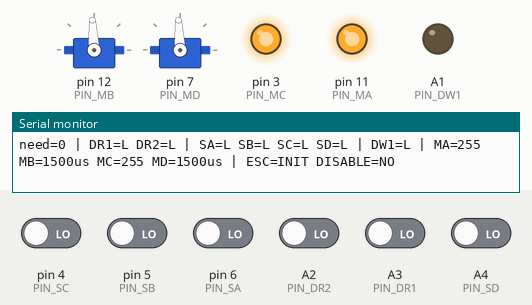
The program below on a simulated Arduino Nano, built with avr-gcc and run on an emulated ATmega328P. Shown: 2 × servo, output pins drawn as LEDs (lit = HIGH), the last lines printed to the serial monitor. Inputs (shaded band) come from the test bench; at power-on: A2 (PIN_DR2), A3 (PIN_DR1), A4 (PIN_SD), pin 4 (PIN_SC), pin 5 (PIN_SB), pin 6 (PIN_SA) LOW.

Above: at 1.2 s.
1.3 s: A4 (PIN_SD) driven HIGH
At 3.17 s:
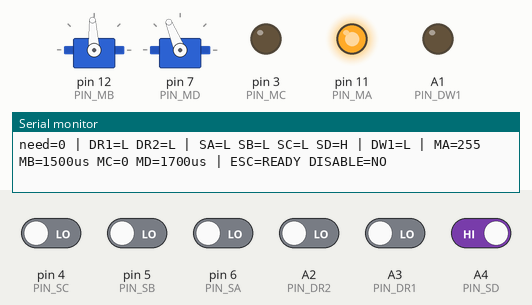
4.3 s: pin 4 (PIN_SC) driven HIGH
At 4.84 s:
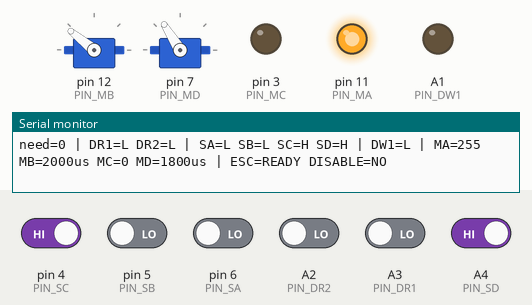
7.3 s: A3 (PIN_DR1) driven HIGH
At 7.62 s:
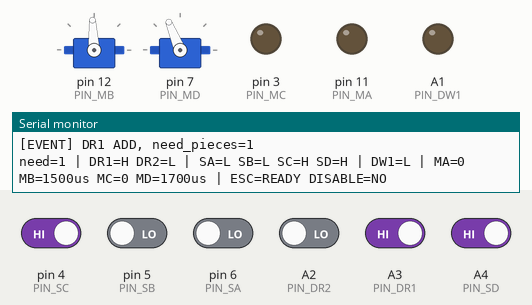
10.3 s: A4 (PIN_SD) driven LOW
At 10.8 s:
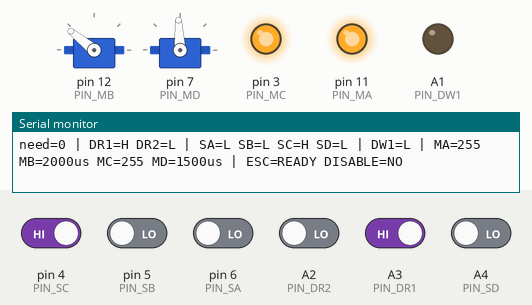
11.8 s: pin 5 (PIN_SB) driven HIGH
14.0 s: pin 6 (PIN_SA) driven HIGH
At 14.8 s:
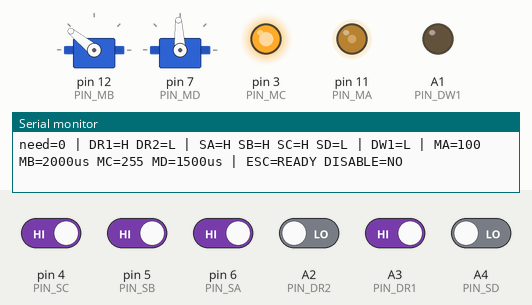
Timing chart, 0 to 16.5 s (numbered marks = the images above; inputs shaded):
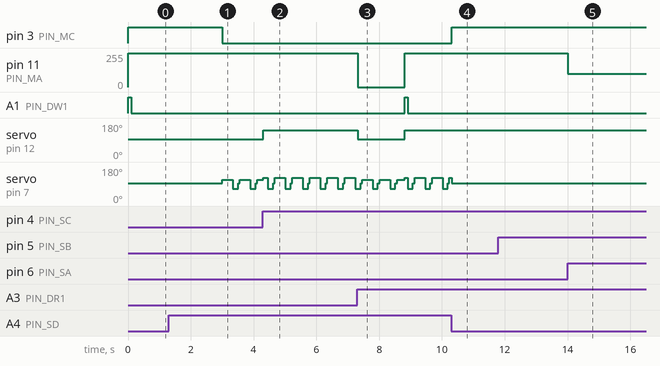

Measured:
- after the input at 1.3 s, pin 3 (PIN_MC): HIGH → LOW after 1.7 s; servo on pin 7 (PIN_MD): alternates 112° for 0.36 s and 64° for 0.17 s, starting after 1.7 s
- after the input at 4.3 s, servo on pin 12 (PIN_MB): 93° → 141° at once
- after the input at 7.3 s, pin 11 (PIN_MA): 255/255 → 0/255 at once, → 255/255 1.5 s later; A1 (PIN_DW1): LOW → HIGH after 1.5 s, → LOW 0.10 s later; servo on pin 12 (PIN_MB): 141° → 93° at once, → 141° 1.5 s later
- after the input at 10.3 s, pin 3 (PIN_MC): LOW → HIGH at once
- after the input at 14.0 s, pin 11 (PIN_MA): 255/255 → 100/255 at once

The program:

main.cpp
```cpp
#include <Arduino.h>
#include <Servo.h>
#include "config.h"

struct DebouncedInput {
    bool stableState = LOW;
    bool candidateState = LOW;
    uint8_t candidateCount = 0;
};

Servo mbEsc;
Servo mdEsc;

DebouncedInput dr1Input, dr2Input, saInput, sbInput, scInput, sdInput;

long need_pieces = 0;
unsigned long startupTime = 0;
unsigned long lastSampleTime = 0;
unsigned long lastReportTime = 0;

unsigned long feedStartTime = 0;
bool feedClearing = false;
unsigned long clearStartTime = 0;

bool systemDisabled = false;
bool dr2HighTiming = false;
bool dr2LowTiming = false;
unsigned long dr2HighStartTime = 0;
unsigned long dr2LowStartTime = 0;

// MD's cycle: forward, backward, a short stop, forward again.
enum MdPhase : uint8_t { MD_FORWARD, MD_REVERSE, MD_PAUSE };
MdPhase mdPhase = MD_FORWARD;
unsigned long mdPhaseStartTime = 0;

uint8_t maOutput = MA_STOP_PWM;
uint8_t mcOutput = MC_STOP_PWM;
int mbOutputUs = MB_STOP_US;
int mdOutputUs = MD_STOP_US;
bool dw1Output = LOW;
bool dw1PulseActive = false;
unsigned long dw1PulseStartTime = 0;
bool dw1BallWasPresent = false;
bool dw1WasEnabled = false;
bool dw1WasFiring = false;

bool readInput(uint8_t pin) {
    return digitalRead(pin) == HIGH;
}

void initializeInput(DebouncedInput &input, bool initialState) {
    input.stableState = initialState;
    input.candidateState = initialState;
    input.candidateCount = 0;
}

bool updateInput(DebouncedInput &input, bool rawState) {
    if (rawState == input.stableState) {
        input.candidateState = rawState;
        input.candidateCount = 0;
        return false;
    }

    if (rawState != input.candidateState) {
        input.candidateState = rawState;
        input.candidateCount = 1;
        return false;
    }

    if (input.candidateCount < 255) input.candidateCount++;

    if (input.candidateCount >= INPUT_CONFIRM_COUNT) {
        input.stableState = input.candidateState;
        input.candidateCount = 0;
        return true;
    }
    return false;
}

void processDr1Event(bool previousState, unsigned long now) {
    if (systemDisabled) return;

    if (previousState == LOW && dr1Input.stableState == HIGH) {
        if (need_pieces > 0) {
            // The last requested ball has not left SA yet: it is stuck. Do
            // not queue a second one (2026-11-14, Jeremy: two balls went out
            // on one press once the jam cleared); FEED_TIMEOUT_MS still
            // counts from the first request.
            Serial.println(F("[EVENT] DR1 while ball still at SA: jam, not added"));
        } else if (saInput.stableState == LOW || sbInput.stableState == LOW) {
            feedStartTime = now;
            need_pieces = 1;
            Serial.print(F("[EVENT] DR1 ADD, need_pieces="));
            Serial.println(need_pieces);
        } else {
            Serial.println(F("[EVENT] DR1 ignored: SA/SB both HIGH"));
        }
    }
}

// A ball left SA (LOW -> HIGH): that request is done, even if the next ball
// is already right behind it.
void processSaStableChange(bool previousState, unsigned long now) {
    if (previousState == LOW && saInput.stableState == HIGH && need_pieces > 0) {
        need_pieces--;
        feedStartTime = now;
        if (need_pieces == 0) {
            feedClearing = true; // MA on for CLEAR_MS more, MB still stopped
            clearStartTime = now;
        }
        Serial.print(F("[EVENT] SA ball left, need_pieces="));
        Serial.println(need_pieces);
    }
}

void updateFeedTimeout(unsigned long now) {
    if (need_pieces > 0 && now - feedStartTime >= FEED_TIMEOUT_MS) {
        need_pieces = 0;
        feedClearing = false; // stuck: stop pushing, no clear time
        Serial.println(F("[EVENT] feed timeout, need_pieces=0"));
    }
    if (feedClearing && now - clearStartTime >= CLEAR_MS) {
        feedClearing = false;
        Serial.println(F("[EVENT] clear done"));
    }
}

void updateDr2DisableLogic(unsigned long now) {
    if (!systemDisabled) {
        if (dr2Input.stableState == HIGH) {
            if (!dr2HighTiming) {
                dr2HighTiming = true;
                dr2HighStartTime = now;
            }
            if (now - dr2HighStartTime >= DR2_STOP_HIGH_TIME_MS) {
                systemDisabled = true;
                need_pieces = 0;
                feedClearing = false;
                dr2HighTiming = false;
                dr2LowTiming = false;
                Serial.println(F("[DISABLE] DR2 HIGH > 50ms"));
            }
        } else {
            dr2HighTiming = false;
        }
    } else {
        if (dr2Input.stableState == LOW) {
            if (!dr2LowTiming) {
                dr2LowTiming = true;
                dr2LowStartTime = now;
            }
            if (now - dr2LowStartTime >= DR2_RELEASE_LOW_TIME_MS) {
                systemDisabled = false;
                dr2LowTiming = false;
                dr2HighTiming = false;
                Serial.println(F("[ENABLE] DR2 LOW > 50ms"));
            }
        } else {
            dr2LowTiming = false;
        }
    }
}

void sampleInputs(unsigned long now) {
    bool previousState = saInput.stableState;
    if (updateInput(saInput, readInput(PIN_SA))) {
        processSaStableChange(previousState, now);
    }

    updateInput(sbInput, readInput(PIN_SB));
    updateInput(scInput, readInput(PIN_SC));
    updateInput(sdInput, readInput(PIN_SD));
    updateInput(dr2Input, readInput(PIN_DR2));

    previousState = dr1Input.stableState;
    if (updateInput(dr1Input, readInput(PIN_DR1))) {
        processDr1Event(previousState, now);
    }

    updateFeedTimeout(now);
}

// DW1 -> Mega A14: one 100 ms pulse per ball (Mega counts rising edges).
// Pulse when a ball arrives at SA/SB while enabled, or on enable with a ball already there.
void updateDw1(unsigned long now) {
    const bool ballPresent = (saInput.stableState == LOW) || (sbInput.stableState == LOW);
    const bool enabled = !systemDisabled;

    // A fire just finished (feed + clear time, or the feed timeout) with a
    // ball still at the top: pulse again (2026-11-14). The next ball can sit
    // right behind the one that left, so SA/SB may never read empty and the
    // arrival pulse above would not come; the Mega cleared its "ball ready"
    // at the fire and would wait for good. An extra pulse while the Mega
    // already has one latched is not counted twice there.
    const bool firing = need_pieces > 0 || feedClearing;
    const bool fireEnded = dw1WasFiring && !firing;
    if (enabled && ballPresent && (!dw1BallWasPresent || !dw1WasEnabled || fireEnded) && !dw1PulseActive) {
        dw1PulseActive = true;
        dw1PulseStartTime = now;
        Serial.println(fireEnded ? F("[EVENT] DW1 ready pulse (after fire)") : F("[EVENT] DW1 ready pulse"));
    }
    dw1BallWasPresent = ballPresent;
    dw1WasEnabled = enabled;
    dw1WasFiring = firing;

    if (dw1PulseActive && now - dw1PulseStartTime >= DW1_PULSE_TIME_MS) {
        dw1PulseActive = false;
    }

    dw1Output = dw1PulseActive;
    digitalWrite(PIN_DW1, dw1Output ? HIGH : LOW);
}

void updateMdOutput(unsigned long now, bool escReady) {
    if (!escReady || systemDisabled) {
        mdPhase = MD_FORWARD;
        mdPhaseStartTime = now;
        mdOutputUs = MD_STOP_US;
        mdEsc.writeMicroseconds(mdOutputUs);
        return;
    }

    if (sdInput.stableState == LOW) {
        mdPhase = MD_FORWARD;
        mdPhaseStartTime = now;
        mdOutputUs = MD_STOP_US;
        mdEsc.writeMicroseconds(mdOutputUs);
        return;
    }

    if (mdPhase == MD_FORWARD) {
        // MB stopped (firing, or SA/SB full with SC low): slower forward
        // (2026-11-15). mbOutputUs is this loop's, set just before.
        mdOutputUs = mbOutputUs == MB_STOP_US ? MD_RUN_SLOW_US : MD_RUN_US;
        if (now - mdPhaseStartTime >= MD_RUN_TIME_MS) {
            mdPhase = MD_REVERSE;
            mdPhaseStartTime = now;
        }
    } else if (mdPhase == MD_REVERSE) {
        mdOutputUs = MD_REVERSE_US; // backward, not stopped (2026-11-08)
        if (now - mdPhaseStartTime >= MD_REVERSE_TIME_MS) {
            mdPhase = MD_PAUSE;
            mdPhaseStartTime = now;
        }
    } else {
        mdOutputUs = MD_STOP_US; // stopped between backward and forward
        if (now - mdPhaseStartTime >= MD_PAUSE_TIME_MS) {
            mdPhase = MD_FORWARD;
            mdPhaseStartTime = now;
        }
    }
    mdEsc.writeMicroseconds(mdOutputUs);
}

void stopAllMotors(unsigned long now) {
    maOutput = MA_STOP_PWM;
    mcOutput = MC_STOP_PWM;
    mbOutputUs = MB_STOP_US;
    mdOutputUs = MD_STOP_US;

    analogWrite(PIN_MA, maOutput);
    analogWrite(PIN_MC, mcOutput);
    mbEsc.writeMicroseconds(mbOutputUs);
    mdEsc.writeMicroseconds(mdOutputUs);

    mdPhase = MD_FORWARD;
    mdPhaseStartTime = now;
}

void updateMotorOutputs(unsigned long now) {
    const bool escReady = (now - startupTime) >= ESC_STARTUP_TIME_MS;

    if (!escReady || systemDisabled) {
        stopAllMotors(now);
        return;
    }

    // Firing: from the request until CLEAR_MS after the ball left SA.
    const bool firing = need_pieces > 0 || feedClearing;

    if (firing) {
        maOutput = MA_RUN_PWM;
    } else if (saInput.stableState == HIGH && sbInput.stableState == HIGH) {
        maOutput = MA_SLOW_PWM;
    } else {
        maOutput = MA_STOP_PWM;
    }

    if (firing) {
        mbOutputUs = MB_STOP_US; // don't push the next ball into the one leaving
    } else if ((saInput.stableState == HIGH && sbInput.stableState == HIGH) ||
               scInput.stableState == HIGH) {
        mbOutputUs = MB_RUN_US;
    } else {
        mbOutputUs = MB_STOP_US;
    }

    mcOutput = (sdInput.stableState == HIGH) ? MC_RUN_PWM : MC_STOP_PWM;

    analogWrite(PIN_MA, maOutput);
    analogWrite(PIN_MC, mcOutput);
    mbEsc.writeMicroseconds(mbOutputUs);
    updateMdOutput(now, true);
}

void printState(unsigned long now) {
    const bool escReady = (now - startupTime) >= ESC_STARTUP_TIME_MS;

    Serial.print(F("need=")); Serial.print(need_pieces);
    Serial.print(F(" | DR1=")); Serial.print(dr1Input.stableState ? F("H") : F("L"));
    Serial.print(F(" DR2=")); Serial.print(dr2Input.stableState ? F("H") : F("L"));
    Serial.print(F(" | SA=")); Serial.print(saInput.stableState ? F("H") : F("L"));
    Serial.print(F(" SB=")); Serial.print(sbInput.stableState ? F("H") : F("L"));
    Serial.print(F(" SC=")); Serial.print(scInput.stableState ? F("H") : F("L"));
    Serial.print(F(" SD=")); Serial.print(sdInput.stableState ? F("H") : F("L"));
    Serial.print(F(" | DW1=")); Serial.print(dw1Output ? F("H") : F("L"));
    Serial.print(F(" | MA=")); Serial.print(maOutput);
    Serial.print(F(" MB=")); Serial.print(mbOutputUs); Serial.print(F("us"));
    Serial.print(F(" MC=")); Serial.print(mcOutput);
    Serial.print(F(" MD=")); Serial.print(mdOutputUs); Serial.print(F("us"));
    Serial.print(F(" | ESC=")); Serial.print(escReady ? F("READY") : F("INIT"));
    Serial.print(F(" DISABLE=")); Serial.println(systemDisabled ? F("YES") : F("NO"));
}

void setup() {
    Serial.begin(115200);

    pinMode(PIN_MA, OUTPUT);
    pinMode(PIN_MC, OUTPUT);
    pinMode(PIN_DW1, OUTPUT);

    pinMode(PIN_DR1, INPUT);
    pinMode(PIN_DR2, INPUT);
    pinMode(PIN_SA, INPUT);
    pinMode(PIN_SB, INPUT);
    pinMode(PIN_SC, INPUT);
    pinMode(PIN_SD, INPUT);

    mbEsc.attach(PIN_MB);
    mdEsc.attach(PIN_MD);

    analogWrite(PIN_MA, MA_STOP_PWM);
    analogWrite(PIN_MC, MC_STOP_PWM);
    digitalWrite(PIN_DW1, LOW);
    mbEsc.writeMicroseconds(MB_STOP_US);
    mdEsc.writeMicroseconds(MD_STOP_US);

    initializeInput(dr1Input, readInput(PIN_DR1));
    initializeInput(dr2Input, readInput(PIN_DR2));
    initializeInput(saInput, readInput(PIN_SA));
    initializeInput(sbInput, readInput(PIN_SB));
    initializeInput(scInput, readInput(PIN_SC));
    initializeInput(sdInput, readInput(PIN_SD));

    systemDisabled = (dr2Input.stableState == HIGH);

    startupTime = millis();
    lastSampleTime = startupTime;
    lastReportTime = startupTime;
    mdPhaseStartTime = startupTime;

    Serial.println(F("TEL2026 NANO Controller v9"));
}

void loop() {
    const unsigned long now = millis();

    if (now - lastSampleTime >= INPUT_SAMPLE_INTERVAL_MS) {
        lastSampleTime = now;
        sampleInputs(now);
    }

    updateDr2DisableLogic(now);
    updateDw1(now);
    updateMotorOutputs(now);

    if (now - lastReportTime >= SERIAL_REPORT_INTERVAL_MS) {
        lastReportTime = now;
        printState(now);
    }
}
```

config.h
```cpp
#pragma once
#include <Arduino.h>

constexpr uint8_t PIN_DR1 = A3;
constexpr uint8_t PIN_DR2 = A2;
constexpr uint8_t PIN_DW1 = A1;

constexpr uint8_t PIN_MA = 11;
constexpr uint8_t PIN_MC = 3;
constexpr uint8_t PIN_MB = 12;
constexpr uint8_t PIN_MD = 7;

constexpr uint8_t PIN_SA = 6;
constexpr uint8_t PIN_SB = 5;
constexpr uint8_t PIN_SC = 4;
constexpr uint8_t PIN_SD = A4;

constexpr uint8_t MA_RUN_PWM = 0;
constexpr uint8_t MA_SLOW_PWM = 100;
constexpr uint8_t MA_STOP_PWM = 255;
constexpr uint8_t MC_RUN_PWM = 0;
constexpr uint8_t MC_STOP_PWM = 255;

constexpr int MB_STOP_US = 1500;
constexpr int MB_RUN_US = 2000;
constexpr int MD_STOP_US = 1500;
constexpr int MD_RUN_US = 1800;
// Forward while MB is stopped (Jeremy, 2026-11-15): the storage tower then
// pushes into a lift that isn't taking balls, so MD goes forward slower.
// PROVISIONAL: 1700 = 200 us forward instead of 300 (1500 = stop).
constexpr int MD_RUN_SLOW_US = 1700;
// The off part of MD's cycle turns it backward now (Jeremy, 2026-11-08; it
// used to stop, MD_STOP_US, for 600 ms): forward MD_RUN_US for
// MD_RUN_TIME_MS, backward MD_REVERSE_US for MD_REVERSE_TIME_MS, stopped
// (MD_STOP_US) for MD_PAUSE_TIME_MS before forward again.
constexpr int MD_REVERSE_US = 1200;

constexpr unsigned long MD_RUN_TIME_MS = 338UL; // 600 -> 450 -> 338 (2026-11-18, 1/4 shorter twice)
constexpr unsigned long MD_REVERSE_TIME_MS = 169UL; // 300 -> 225 -> 169 (2026-11-18, 1/4 shorter twice)
constexpr unsigned long MD_PAUSE_TIME_MS = 50UL;
constexpr unsigned long ESC_STARTUP_TIME_MS = 3000UL;
constexpr unsigned long INPUT_SAMPLE_INTERVAL_MS = 5UL;
constexpr uint8_t INPUT_CONFIRM_COUNT = 3;
// One fire request = one ball: need_pieces drops as soon as SA sees the ball
// leave (LOW -> HIGH). Was "SA HIGH for 0.5 s", which never happened while
// the next ball was right behind, so one request emptied the tower.
// Safety: MA stops pushing if no ball leaves within this time.
constexpr unsigned long FEED_TIMEOUT_MS = 1500UL;
// After the last requested ball leaves SA, MA keeps full speed this long so
// the ball clears the top into the flywheel. From the fire request to the
// end of this, MB is stopped, so the second ball is not pushed up into the
// first one (they jammed at the top). PROVISIONAL: tune on the robot --
// too short and the top ball still jams, too long and the second ball goes
// out too.
constexpr unsigned long CLEAR_MS = 200UL;
constexpr unsigned long DR2_STOP_HIGH_TIME_MS = 50UL;
constexpr unsigned long DR2_RELEASE_LOW_TIME_MS = 50UL;
constexpr unsigned long DW1_PULSE_TIME_MS = 100UL;
constexpr unsigned long SERIAL_REPORT_INTERVAL_MS = 250UL;
```
